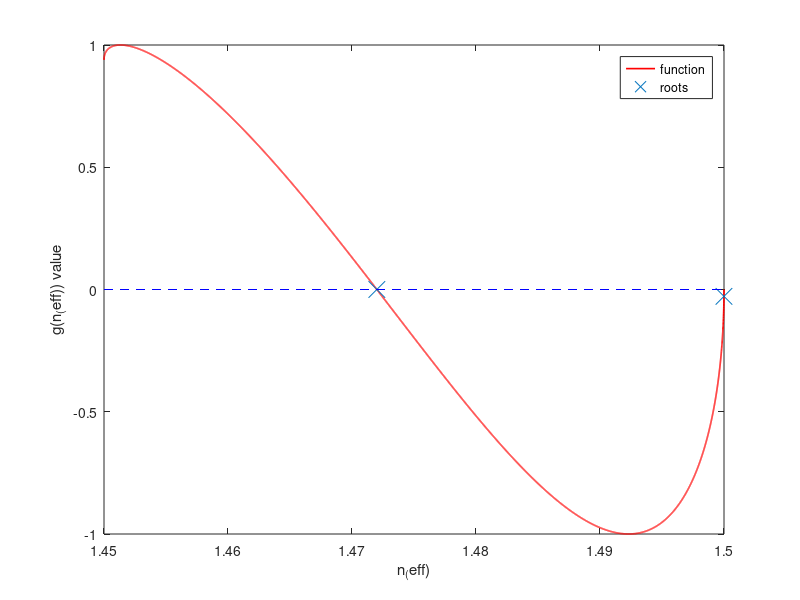

This figure's MATLAB source:
%% OPT 212 midterm exercise:  Solutions of the slab waveguide equation
% A symmetric slab waveguide has the following geometry:  
% 
% 
% 
% For a transverse electric (TE) mode, the field points along y, out of the 
% page and parallel to the interfaces. The core occupies -d/2 < x < d/2 and the 
% propagation is along the z direction.  The effective index of a mode is a solution 
% to the following equation that has no closed form and must be solved numerically:  
% 
% $$g(n_{\rm eff})=\frac{(\beta^2-\alpha^2)\sin(\beta d)-2\beta\alpha\cos(\beta 
% d)}{\beta^2+\alpha^2}=0.$$
% 
% where  $\beta=\sqrt{n_{\rm core}^2-n_{\rm eff}^2},\qquad \alpha=\sqrt{n_{\rm 
% eff}^2-n_{\rm clad}^2}$ .
% 
% In this equation,  the thickness d is in units of wavelengths.  
% 
% Guided modes are those with an effective index between the cladding index 
% and the core index.   Do the following:
% 
% 1. Create a plot of the equation $g(n_{\rm eff})$ with $n_{\rm eff}$ ranging 
% from 1.45 to 1.5.  
% 
% 2. Draw a horizontal dashed line to mark where the function crosses zero.  
% 
% 3. Use the brute force method similar to what was done in the class example 
% to identify and mark where the zeros of the function are.  
% 
% 4. Write code to use those zeros as a starting value for Newton's method to 
% find the exact effective index of the mode.   
% 
% 

% constants and variable definitions
n_clad = 1.45;
n_core = 1.5;
d = 5; 

% beta and alpha written as a function of n_eff
Beta = @(n_eff) sqrt(n_core.^2 - n_eff.^2);
Alpha = @(n_eff) sqrt(n_eff.^2 - n_clad.^2);

% g writen as a function of n_eff
g = @(n_eff) ((Beta(n_eff).^2 - Alpha(n_eff).^2).*sin(Beta(n_eff).*d) - 2.*Beta(n_eff).*Alpha(n_eff).*cos(Beta(n_eff).*d))./(Beta(n_eff).^2+Alpha(n_eff).^2);

% sampling points 
x = linspace(1.45,1.5,10003);
dx = x(2) - x(1); % distance between two adjacent values of x
% sampling the function
gg = g(x);
% logical test to see where the function crossed zero
signtest = gg(1:end-1).*gg(2:end);
lz = signtest<=0; % if two signs are opposite it measn it crossed zero + the product will be negative
xz = x(lz) + dx/2;

% plotting
g(xz);
figure
plot(x,g(x),'-r','LineWidth',1.2); hold on
plot(xz,g(xz),'x','MarkerSize',12);
plot([min(x) max(x)],[0 0],'--b');
hold off
ylabel('g(n_(eff)) value')
xlabel('n_(eff)')
legend('function','roots')

% newton's method
% parameter for dx calc
h = 1e-6;
dg = @(n_eff) (g(n_eff+h/2) - g(n_eff-h/2))/h;

% starting value for n_eff
n_eff = zeros(6, length(xz)); % 6 rows, 2 columns
n_eff(1,:) = xz; % first row is equal to the two xz values found from brute force

% for the loop, i wanted it so that R1 would be equal to the values of xz i got from brute force, and the
% remaining 5 rows would be populated by the loop for newton

% loop
for ij=1:5
    n_eff(ij+1,:) = n_eff(ij,:) - g(n_eff(ij,:))./dg(n_eff(ij,:)); %newtons eqn
    change(ij+1,:) = n_eff(ij+1,:) - n_eff(ij,:); %filling the matrix
end

format long % new code learned!
disp(n_eff)
